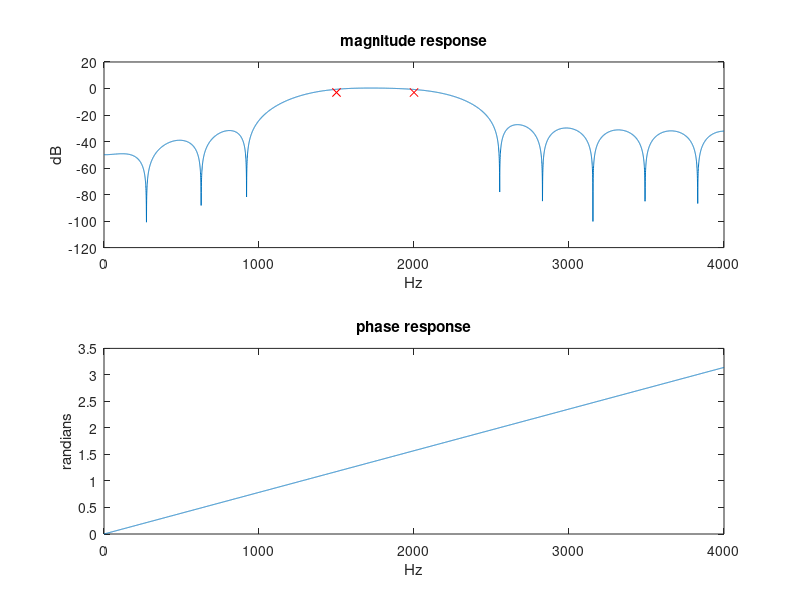

Write MATLAB code to recreate this figure.
fs = 8000;
fp = [1500 2000];
theta_p =2*[0 1000 1500 2000 2500 4000]/8000;
m = [ 0 0 1 1 0 0];
b = fir2(22,theta_p,m,rectwin(23));
%freqz(b,1);
[H,W] = freqz(b,1,fs);
H_3db = 20*log10(abs(H));
theta = linspace(0,pi,fs);
f_axis = fs*theta/(2*pi);
figure();
subplot(211);
plot(f_axis,H_3db);
hold on 
plot(1500,-3,'rx');
plot(2000,-3,'rx');
hold off
xlabel('Hz')
ylabel('dB')
title('magnitude response')
subplot(212);
plot(f_axis,W);
hold on 
xlabel('Hz')
ylabel('randians')
title('phase response')